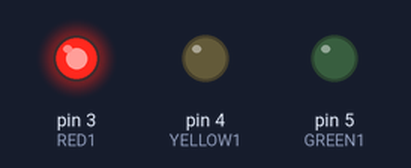
Bench run of a sketch on a simulated Arduino Uno, built with avr-gcc and run on an emulated ATmega328P. On the bench: output pins drawn as LEDs (lit = HIGH).

Above: at 3.5 s.
At 8.5 s:
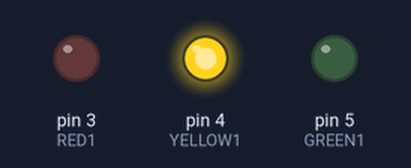
At 13.5 s:
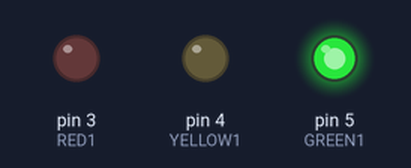
Timing chart, 0 to 22.1 s (numbered marks = the images above):
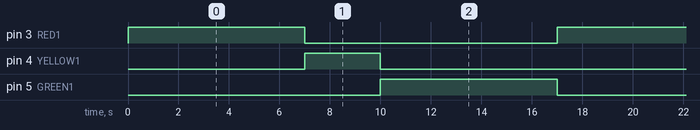

Measured:
- by itself, pin 3 (RED1), pin 5 (GREEN1): alternates HIGH for 7.0 s and LOW for 10.0 s
- by itself, pin 4 (YELLOW1): alternates HIGH for 3.0 s and LOW for 14.0 s
- by itself, everything shown: repeats every 17.0 s, in 4 steps

The sketch:

semaforo.ino
```cpp
#define RED1 3
#define YELLOW1 4
#define GREEN1 5

void setup() {
  pinMode(RED1, OUTPUT);
  pinMode(YELLOW1, OUTPUT);
  pinMode(GREEN1, OUTPUT);

  digitalWrite(RED1, LOW);
  digitalWrite(YELLOW1, LOW);
  digitalWrite(GREEN1, LOW);
}

void loop() {
  digitalWrite(RED1, HIGH);

  delay(7000);

  digitalWrite(RED1, LOW);
  digitalWrite(YELLOW1, HIGH);

  delay(3000);

  digitalWrite(YELLOW1, LOW);
  digitalWrite(GREEN1, HIGH);

  delay(7000);
  digitalWrite(GREEN1, LOW);
}
```
